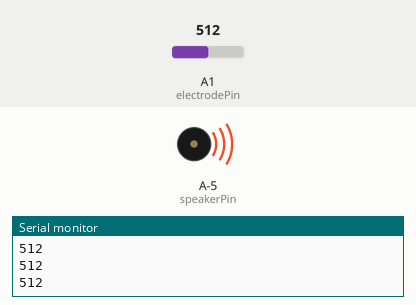
The sketch below on a simulated ATtiny85, built with avr-gcc and run on an emulated ATtiny85. On the bench: buzzer (waves = sounding), the last lines printed to the serial monitor. Inputs (shaded band) come from the test bench; at power-on: A1 (electrodePin) = 512. Random numbers use the default seed unless the sketch sets one.

Above: at 2.4 s.
2.5 s: A1 (electrodePin) set to 0
At 3.07 s:
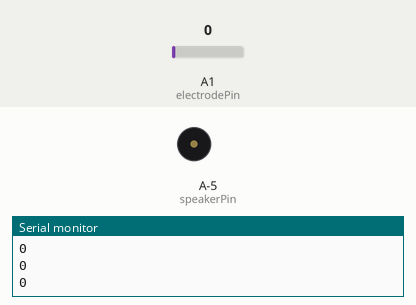
5.5 s: A1 (electrodePin) set to 16
7.0 s: A1 (electrodePin) set to 989
8.5 s: A1 (electrodePin) set to 1017
10.0 s: A1 (electrodePin) set to 990
At 10.4 s:
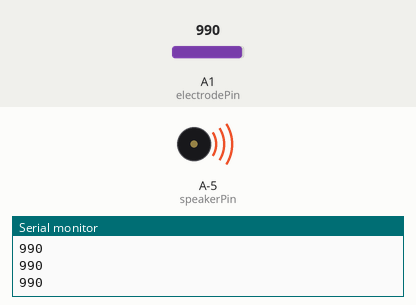
Timing chart, 0 to 12.5 s (numbered marks = the images above; inputs shaded):
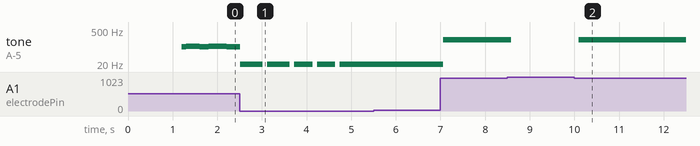

The sketch:

Sonaqua_Electrodes.ino
```cpp
/*
 *  Sonaqua_Electrodes
 *  by Scott Kildall
 *  www.kildall.com
 *
 *  Sonaqua: Use electrode pads.
 *
 *  1K resistor on the other side
 *
 */

#include "MSTimer.h"

//-- leave uncommented to see serial debug messages
#define SERIAL_DEBUG

//-- PINS
#define speakerPin (9)
#define LEDPin (12)

#define ECPower (A2)
#define electrodePin (A1)


unsigned int toneValue;

//-- If raw EC is above this, we won't play the sounds

MSTimer displayTimer = MSTimer();

//-- if this is set to TRUE, then we look at a pin for a digital input (from another Arduino), which acts like a switch
//-- OR this can be just a switch to activate
boolean bUseSwitch = false;


//-- heartbeat stuff
int Threshold = 700;            // Determine which Signal to "count as a beat", and which to ingore.
int Signal;

#define SERIAL_DEBUG

void setup() {

   //-- pin inputs / outputs
  pinMode(electrodePin,INPUT);
  pinMode(ECPower,OUTPUT);                // set pin for sourcing current
  pinMode(speakerPin, OUTPUT);
  pinMode(LEDPin,OUTPUT);                // set pin for sourcing current

  // Flash LED
  for(int i = 0; i < 6; i++ ) {
    digitalWrite(LEDPin,HIGH);
    delay(100);
    digitalWrite(LEDPin,LOW);
    delay(100);
  }
  digitalWrite(LEDPin,HIGH);


#ifdef SERIAL_DEBUG
  //-- no serial support for the Digispark
  Serial.begin(115200);
  Serial.println("startup");
#endif
}

//-- rawEC == 0 -> max conductivity; rawEC == 1023, no conductivity
void loop() {
  int ec = getEC();

 #ifdef SERIAL_DEBUG
  Serial.println(ec);
 #endif

  if( ec < 1000 )
    tone(speakerPin, ec/5 + random(5));
  else
    noTone(speakerPin);

   delay(100);

  return;
}


//-- Sample EC using Analog pins, returns 0-1023
unsigned int getEC(){
  unsigned int raw;

  digitalWrite(ECPower,HIGH);

  // This is not a mistake, First reading will be low beause of charged a capacitor
  raw= analogRead(electrodePin);
  raw= analogRead(electrodePin);

  digitalWrite(ECPower,LOW);


 return raw;
}
```

MSTimer.cpp
```cpp
/*
  MSTimer: Simple timer class for Arduino, makes code a lot cleaner


*/

#include "Arduino.h"
#include "MSTimer.h"


MSTimer::MSTimer() {
  duration = 0;
}

int MSTimer::isExpired() {
  return( (startTime + duration) < millis() );
}

void MSTimer::start() {
   startTime = millis();
}
void MSTimer::setTimer(unsigned long _duration) {
   duration = _duration;
   start();
}


long MSTimer::getTimeLeft() {
   return duration - (millis() - startTime);
}
```

MSTimer.h
```cpp
/*
  MSTimer: Simple timer class for Arduino, makes code a lot cleaner

  Written by Scott Kildall
  https://github.com/scottkildall
  www.kildall.com
*/


#ifndef CLASS_MSTimer
#define CLASS_MSTimer

class MSTimer
{
  public:
    MSTimer();

    int isExpired();
    void setTimer( unsigned long _duration );  // will also start the time
    void start();
    long getTimeLeft();

    unsigned long startTime;
    unsigned long duration;
  private:

};

#endif // CLASS_MSTimer
```

Measured:
- after the input at 10.0 s, tone on A-5 (speakerPin): plays 201 Hz for 0.10 s, 198 Hz for 0.10 s, 202 Hz for 0.10 s, 201 Hz for 0.10 s, 199 Hz for 0.10 s, 198 Hz for 0.10 s … (18 notes in this stretch), starting after 0.10 s
- by itself, tone on A-5 (speakerPin): plays 2 Hz for 0.20 s, 3 Hz for 0.10 s, 2 Hz for 0.10 s, 4 Hz for 0.10 s, 2 Hz for 0.10 s, 3 Hz for 0.10 s … (20 notes in this stretch)
